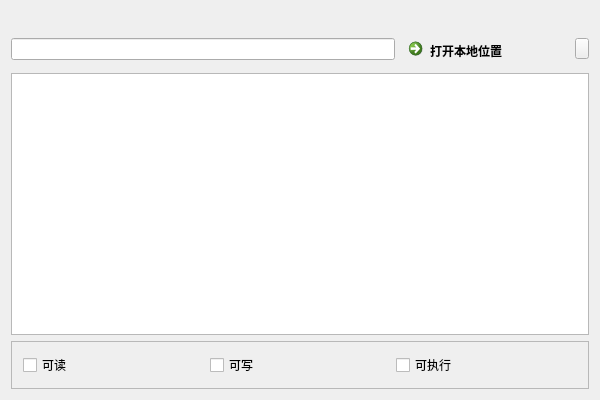
<?xml version="1.0" encoding="UTF-8"?>
<ui version="4.0">
 <class>UrlResourceInfoDialogClass</class>
 <widget class="QDialog" name="UrlResourceInfoDialogClass">
  <property name="geometry">
   <rect>
    <x>0</x>
    <y>0</y>
    <width>600</width>
    <height>400</height>
   </rect>
  </property>
  <property name="windowTitle">
   <string>UrlResourceInfoDialog</string>
  </property>
  <layout class="QVBoxLayout" name="verticalLayout" stretch="1">
   <property name="spacing">
    <number>0</number>
   </property>
   <property name="leftMargin">
    <number>0</number>
   </property>
   <property name="topMargin">
    <number>0</number>
   </property>
   <property name="rightMargin">
    <number>0</number>
   </property>
   <property name="bottomMargin">
    <number>0</number>
   </property>
   <item>
    <widget class="QWidget" name="widget" native="true">
     <layout class="QVBoxLayout" name="verticalLayout_2">
      <item>
       <widget class="QLabel" name="labFileName">
        <property name="alignment">
         <set>Qt::AlignmentFlag::AlignCenter</set>
        </property>
       </widget>
      </item>
      <item>
       <layout class="QHBoxLayout" name="horizontalLayout_2">
        <item>
         <widget class="QLineEdit" name="lineEditFilePath">
          <property name="readOnly">
           <bool>true</bool>
          </property>
         </widget>
        </item>
        <item>
         <widget class="QCommandLinkButton" name="openButton">
          <property name="text">
           <string>打开本地位置</string>
          </property>
         </widget>
        </item>
        <item>
         <widget class="QToolButton" name="deleteButton">
          <property name="toolButtonStyle">
           <enum>Qt::ToolButtonStyle::ToolButtonTextOnly</enum>
          </property>
         </widget>
        </item>
       </layout>
      </item>
      <item>
       <widget class="QTextEdit" name="textEdit">
        <property name="readOnly">
         <bool>true</bool>
        </property>
       </widget>
      </item>
      <item>
       <widget class="QFrame" name="frame">
        <property name="frameShape">
         <enum>QFrame::Shape::StyledPanel</enum>
        </property>
        <property name="frameShadow">
         <enum>QFrame::Shadow::Raised</enum>
        </property>
        <layout class="QHBoxLayout" name="horizontalLayout_3">
         <item>
          <widget class="QCheckBox" name="isReadable">
           <property name="text">
            <string>可读</string>
           </property>
          </widget>
         </item>
         <item>
          <widget class="QCheckBox" name="isWritable">
           <property name="text">
            <string>可写</string>
           </property>
          </widget>
         </item>
         <item>
          <widget class="QCheckBox" name="isExecutable">
           <property name="text">
            <string>可执行</string>
           </property>
          </widget>
         </item>
        </layout>
       </widget>
      </item>
     </layout>
    </widget>
   </item>
  </layout>
  <action name="actDelete">
   <property name="text">
    <string>从播放队列中删除</string>
   </property>
   <property name="shortcut">
    <string>Del</string>
   </property>
   <property name="menuRole">
    <enum>QAction::MenuRole::NoRole</enum>
   </property>
  </action>
 </widget>
 <layoutdefault spacing="6" margin="11"/>
 <resources/>
 <connections/>
</ui>
